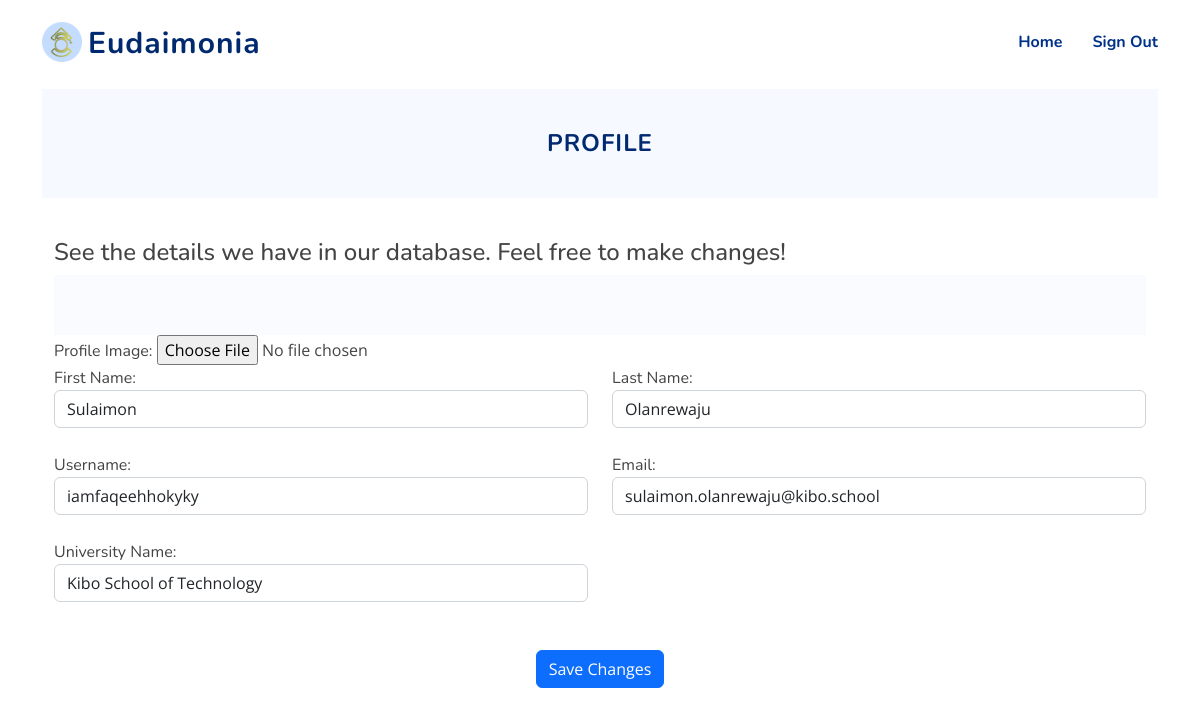
Screenshot of /profile (signed in) with the database file from the repository.
### tables this page shows
CREATE TABLE users
             (id INTEGER PRIMARY KEY AUTOINCREMENT,
              email TEXT UNIQUE,
              first_name TEXT,
              last_name TEXT,
              username TEXT UNIQUE,
              gender TEXT,
              university_name TEXT,
              notification_enabled INTEGER,
              privacy_enabled INTEGER,
              password_hash TEXT,
              profile_image TEXT );

### app.py (the view)
@app.route('/profile')
def profile():
    if g.user is None:
        return redirect(url_for('signin'))
    name = g.user['username']
    visited = "You checked your profile"
    user_id = session['user_id']
    record_usage_history(user_id, visited)
    user = get_user(user_id)
    query = "SELECT profile_image FROM users WHERE username = ?"
    args = (name,)
    image_row = db_query(query, args)[0]
    image = dict(image_row)
    session['image'] = image
    return render_template('profile.html', user=user, image=session['image'])

### app.py (called while the page is built)
def get_user(user_id):
    query = "SELECT id, email, first_name, last_name, username, gender, university_name, password_hash, notification_enabled, privacy_enabled FROM users WHERE id = ?"
    args = (user_id,)
    row = db_query(query, args)
    if not row:
        return None
    return {
        'id': row[0][0], 'email': row[0][1], 'first_name': row[0][2], 'last_name': row[0][3], 'username': row[0][4], 'gender': row[0][5], 'university_name': row[0][6], 'password': row[0][7], 'notification_enabled': bool(row[0][8]), 'privacy_enabled': bool(row[0][9])
    }

@app.before_request
def load_user():
    user_id = session.get('user_id')
    if user_id is not None:
        g.user = get_user(user_id)
    else:
        g.user = None

def get_db():
    db = getattr(g, '_database', None)
    if db is None:
        db = g._database = sqlite3.connect(DATABASE_FILE)
        db.row_factory = sqlite3.Row
    return db

@app.teardown_appcontext
def close_connection(exception):
    db = getattr(g, '_database', None)
    if db is not None:
        db.close()

def db_query(query, args=None):
    cur = get_db().execute(query, args or ())
    rv = cur.fetchall()
    cur.close()
    return rv

def record_usage_history(user_id, route):
    date = datetime.datetime.now()
    timestamp = date.strftime('%Y-%m-%d %H:%M')
    query = "INSERT INTO usage_history (user_id, route, timestamp) VALUES (?, ?, ?)"
    args = (user_id, route, timestamp)
    db_connection = get_db()
    cur = db_connection.cursor()
    cur.execute(query, args)
    db_connection.commit()

### templates/profile.html (shortened to what this page needs)
{% extends 'user_base.html' %}  {%block content %}
<section id="contact" class="contact d-flex align-items-center contact">
  <div class="container">
    <header class="col-lg-12 hero-img section-header">
      <div id="about" class="about">
        <div class="content">
          <h2>Profile</h2>
        </div>
      </div>
    </header>
    <div class="container">
      <div class="col-lg-12 justify-content-center this">
        <h4>
          See the details we have in our database. Feel free to make changes!
        </h4>
        <form
          action="/profile_update"
          method="POST"
          enctype="multipart/form-data"
          class="my-email-form"
        >
          </div>
          <div class="form-group col-md-6">
            <label for="profile_image">Profile Image:</label>
            <input
              type="file"
              id="profile_image"
              name="profile_image"
              class="form-control-file"
            />
          </div>
          <div class="row gy-4">
            <div class="form-group col-md-6">
              <label for="first_name">First Name:</label>
              <input
                type="text"
                id="first_name"
                name="first_name"
                class="form-control"
                value="{{ user.first_name }}"
              />
            </div>
            <div class="form-group col-md-6">
              <label for="last_name">Last Name:</label>
              <input
                type="text"
                id="last_name"
                name="last_name"
                class="form-control"
                value="{{ user.last_name }}"
              />
            </div>
            <div class="form-group col-md-6">
              <label for="username">Username:</label>
              <input
                type="text"
                id="username"
                name="username"
                class="form-control"
                value="{{ user.username }}"
              />
            </div>
            <div class="form-group col-md-6">
              <label for="email">Email:</label>
              <input
                type="email"
                id="email"
                name="email"
                class="form-control"
                value="{{ user.email }}"
              />
            </div>
            <div class="form-group col-md-6">
              <label for="university_name">University Name:</label>
              <input
                type="text"
                id="university_name"
                name="university_name"
                class="form-control"
                value="{{ user.university_name }}"
              />
            </div>
          </div>
          <br /><br />
          <div class="container">
            <div class="row">
              <div class="col-md-12 text-center">
                <input
                  type="submit"
                  value="Save Changes"
                  class="btn btn-primary"
                />
              </div>
            </div>
          </div>
      </div>
    </div>
  {% endblock %}

### static/assets/css/style.css (style rules this page uses)
:root { scroll-behavior: smooth; }
body { font-family: "Open Sans", sans-serif; color: #444444; }
h1, h2, h3, h4, h5, h6, label, table { font-family: "Nunito", sans-serif; }
section { padding: 5px 0; overflow: hidden; }
.section-header { text-align: center; padding-bottom: 40px; }
.section-header h2 { font-size: 13px; letter-spacing: 1px; font-weight: 700; margin: 0; color: #4154f1; text-transform: uppercase; }
.about .content { background-color: #f6f9ff; padding: 40px; }
.about h2 { font-size: 24px; font-weight: 700; color: #012970; }
.contact .php-email-form, .contact .my-email-form { background: #fafbff; padding: 30px; height: 100%; }

### rows the page displays
users: first_name "Sulaimon", last_name "Olanrewaju", username "iamfaqeehhokyky", email "sulaimon.olanrewaju@kibo.school", university_name "Kibo School of Technology"
